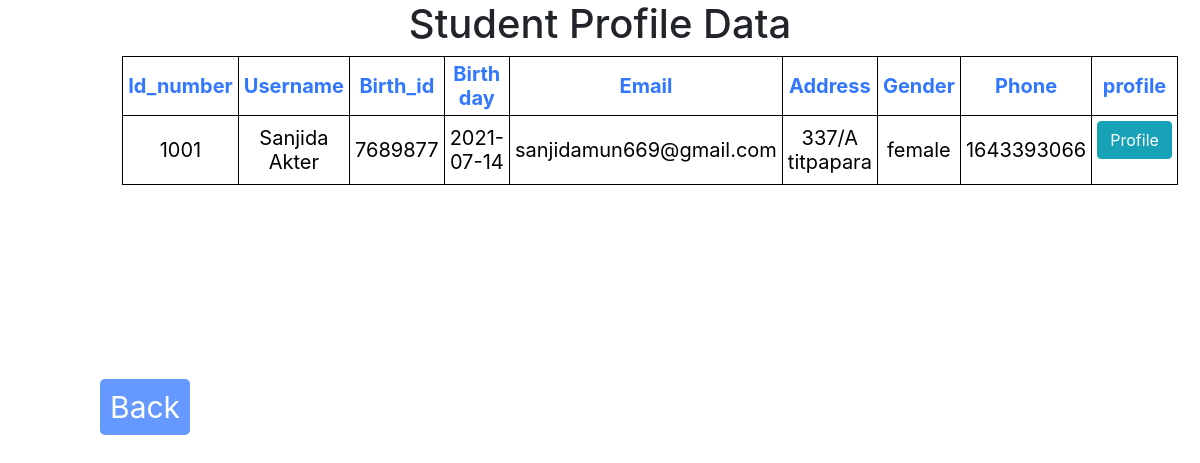
/teacher_profile_data.php, run on the app's committed database.
### tables this page shows
CREATE TABLE `teacher` (
  `SL` int(11) NOT NULL,
  `id_number` int(11) NOT NULL,
  `image` blob NOT NULL,
  `username` varchar(255) NOT NULL,
  `id` int(255) NOT NULL,
  `birth_date` date NOT NULL,
  `email` varchar(255) NOT NULL,
  `address` text NOT NULL,
  `gender` varchar(11) NOT NULL,
  `phone` int(11) NOT NULL,
  `password` varchar(255) NOT NULL,
  `payment_date` varchar(255) NOT NULL,
  `reference` varchar(255) NOT NULL,
  `particulars` varchar(255) NOT NULL,
  `payment_mode` varchar(255) NOT NULL,
  `Amount_BDT` int(255) NOT NULL
);

### teacher_profile_data.php (the view, shortened to what this page needs)
<html>
<head>
  <link rel="stylesheet" href="https://maxcdn.bootstrapcdn.com/bootstrap/4.5.2/css/bootstrap.min.css">
</head>
<body>
<center>
<h1>Student Profile Data</h1>
<div id="t02">
<table>
<thead>
<tr>
<th>Id_number</th>
<th>Username</th>
<th>Birth_id</th>
<th>Birth day</th>
<th>Email</th>
<th>Address</th>
<th>Gender</th>
<th>Phone</th>
<th>profile </th>
</tr>
</thead>
<?php
$servername="localhost" ;
$serveruser="root" ;
$serverpass="" ;
$DBname="aamsc" ;
$conn=mysqli_connect($servername , $serveruser , $serverpass , $DBname ) ;
 $sql= "select * from teacher";
 $result=$conn->query($sql) ;
while($row = mysqli_fetch_array($result))
  {
?>
  <td><?php echo $row['id_number'];  ?></td>
  <td><?php echo $row['username']; ?></td>
  <td><?php echo $row['id']; ?></td>
  <td><?php echo $row['birth_date'] ; ?></td>
  <td><?php echo $row['email']; ?></td>
  <td><?php echo $row['address']; ?></td>
  <td><?php echo $row['gender'] ; ?></td>
  <td><?php echo $row['phone']; ?></td>
  <td>
       <form action = "teacher.php" method = "post">
        <button type ="submit" name= "edit_btn"  class="btn btn-info">Profile</button>
		</form>
  </td>
  <?php
  }
echo "</table>";
?>
	</div>
</center>
<div class="teacherpage">
	 <a href="admin4001.php">Back</a>
	 </div>
</body>
</html>

### teacher_profile_data.php (style rules this page uses)
#t02 { padding-left:100px; }
#t02 table { width:800px; text-align:center; color:#3377ff; border: 1px solid black; border-collapse: collapse; }
#t02 tr { padding:5px; text-align:left; border: 1px solid black; border-collapse: collapse; text-align:center; }
#t02 td { padding:5px; font-size:20px; color:black; border: 1px solid black; border-collapse: collapse; text-align:center; }
#t02 th { padding:5px; font-size:20px; color:\black; border: 1px solid black; border-collapse: collapse; text-align:center; }
.teacherpage { text-align:left; margin-left: 100px; margin-top: 200px; }
.teacherpage a { padding:10px; background-color:#6699ff; border-radius:5px; font-size:30px; text-decoration: none; color:#fff; }

### data on the page
teacher: id_number "1001", username "Sanjida Akter", id "7689877", birth_date "2021-07-14", email "sanjidamun669@gmail.com", address "337/A titpapara", gender "female", phone "1643393066"
